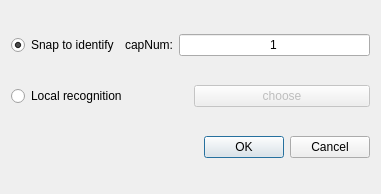
<?xml version="1.0" encoding="UTF-8"?>
<ui version="4.0">
 <class>TestDialog</class>
 <widget class="QDialog" name="TestDialog">
  <property name="geometry">
   <rect>
    <x>0</x>
    <y>0</y>
    <width>381</width>
    <height>194</height>
   </rect>
  </property>
  <property name="windowTitle">
   <string>Dialog</string>
  </property>
  <layout class="QGridLayout" name="gridLayout">
   <item row="0" column="0">
    <layout class="QHBoxLayout" name="horizontalLayout">
     <item>
      <widget class="QRadioButton" name="radioButton">
       <property name="text">
        <string>Snap to identify</string>
       </property>
       <property name="checked">
        <bool>true</bool>
       </property>
      </widget>
     </item>
     <item>
      <widget class="QLabel" name="label">
       <property name="text">
        <string>capNum:</string>
       </property>
      </widget>
     </item>
     <item>
      <widget class="QLineEdit" name="lineEdit">
       <property name="text">
        <string>1</string>
       </property>
       <property name="alignment">
        <set>Qt::AlignCenter</set>
       </property>
      </widget>
     </item>
    </layout>
   </item>
   <item row="1" column="0">
    <layout class="QHBoxLayout" name="horizontalLayout_2">
     <item>
      <widget class="QRadioButton" name="radioButton_2">
       <property name="text">
        <string>Local recognition</string>
       </property>
      </widget>
     </item>
     <item>
      <widget class="QPushButton" name="pushButton">
       <property name="enabled">
        <bool>false</bool>
       </property>
       <property name="text">
        <string>choose</string>
       </property>
      </widget>
     </item>
    </layout>
   </item>
   <item row="2" column="0">
    <widget class="QDialogButtonBox" name="buttonBox">
     <property name="orientation">
      <enum>Qt::Horizontal</enum>
     </property>
     <property name="standardButtons">
      <set>QDialogButtonBox::Cancel|QDialogButtonBox::Ok</set>
     </property>
    </widget>
   </item>
  </layout>
 </widget>
 <resources/>
 <connections>
  <connection>
   <sender>buttonBox</sender>
   <signal>accepted()</signal>
   <receiver>TestDialog</receiver>
   <slot>accept()</slot>
   <hints>
    <hint type="sourcelabel">
     <x>227</x>
     <y>176</y>
    </hint>
    <hint type="destinationlabel">
     <x>157</x>
     <y>193</y>
    </hint>
   </hints>
  </connection>
  <connection>
   <sender>buttonBox</sender>
   <signal>rejected()</signal>
   <receiver>TestDialog</receiver>
   <slot>reject()</slot>
   <hints>
    <hint type="sourcelabel">
     <x>295</x>
     <y>182</y>
    </hint>
    <hint type="destinationlabel">
     <x>286</x>
     <y>193</y>
    </hint>
   </hints>
  </connection>
  <connection>
   <sender>radioButton_2</sender>
   <signal>toggled(bool)</signal>
   <receiver>pushButton</receiver>
   <slot>setEnabled(bool)</slot>
   <hints>
    <hint type="sourcelabel">
     <x>82</x>
     <y>118</y>
    </hint>
    <hint type="destinationlabel">
     <x>267</x>
     <y>115</y>
    </hint>
   </hints>
  </connection>
  <connection>
   <sender>radioButton</sender>
   <signal>toggled(bool)</signal>
   <receiver>lineEdit</receiver>
   <slot>setEnabled(bool)</slot>
   <hints>
    <hint type="sourcelabel">
     <x>102</x>
     <y>43</y>
    </hint>
    <hint type="destinationlabel">
     <x>245</x>
     <y>44</y>
    </hint>
   </hints>
  </connection>
 </connections>
</ui>
